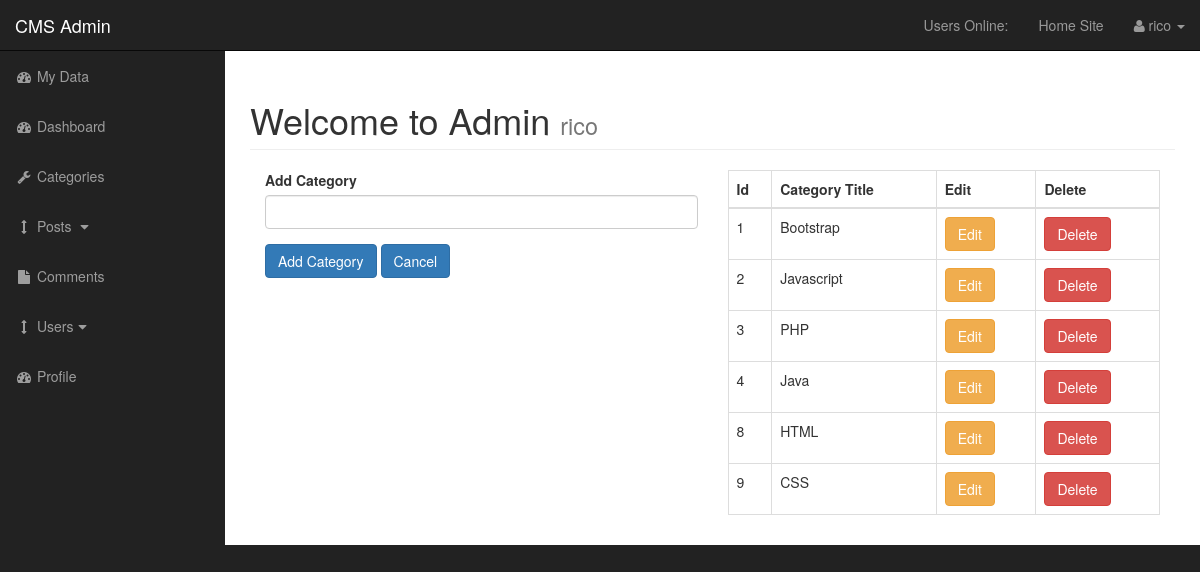
Screenshot of /admin/categories.php (signed in) with the database file from the repository.
### tables this page shows
CREATE TABLE `categories` (
  `cat_id` int(3) NOT NULL,
  `user_id` int(11) NOT NULL,
  `cat_title` varchar(255) NOT NULL
);

### admin/functions.php (the view, shortened to what this page needs)
<?php
   function findAllCategories() {
      global $connection;
      $query = "SELECT * FROM categories";
      $select_categories = mysqli_query($connection, $query);
      while ($row = mysqli_fetch_assoc($select_categories)) {
         $cat_id = $row["cat_id"];
         $cat_title = $row["cat_title"];
         echo "<tr>";
         echo "<td>$cat_id</td>";
         echo "<td>$cat_title</td>";
         echo "<td><a class='btn btn-warning' href='categories.php?edit=$cat_id'>Edit</a></td>";
         echo "<td><a class='btn btn-danger' href='categories.php?delete=$cat_id'>Delete</a></td>";
         echo "</tr>";
      }
   }
   ?>

### admin/css/sb-admin.css (style rules this page uses)
body { margin-top: 100px; background-color: #222; }
@media (min-width:768px) { body { margin-top: 50px; } }

### rows the page displays
categories: cat_id "1", cat_title "Bootstrap"
categories: cat_id "2", cat_title "Javascript"
categories: cat_id "3", cat_title "PHP"
categories: cat_id "4", cat_title "Java"
categories: cat_id "8", cat_title "HTML"
categories: cat_id "9", cat_title "CSS"

### other values shown
$_SESSION['user_name'] "rico"
